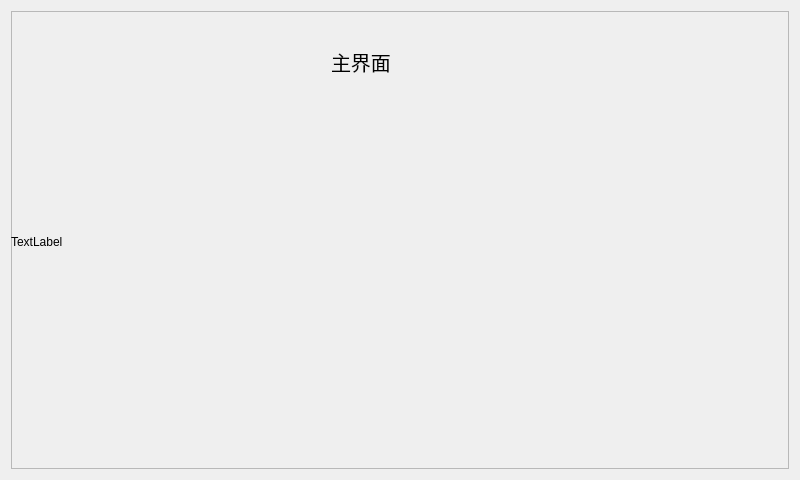
<?xml version="1.0" encoding="UTF-8"?>
<ui version="4.0">
 <class>MainWidget</class>
 <widget class="QWidget" name="MainWidget">
  <property name="geometry">
   <rect>
    <x>0</x>
    <y>0</y>
    <width>800</width>
    <height>480</height>
   </rect>
  </property>
  <property name="font">
   <font>
    <pointsize>12</pointsize>
   </font>
  </property>
  <property name="windowTitle">
   <string>MainWidget</string>
  </property>
  <property name="styleSheet">
   <string notr="true"/>
  </property>
  <layout class="QGridLayout" name="gridLayout">
   <item row="0" column="0">
    <widget class="QFrame" name="frame">
     <property name="styleSheet">
      <string notr="true">#frame{
	border-image: url(:/image/wallpaper.jpg);
}
QPushButton{
	background-color:transparent;
}</string>
     </property>
     <property name="frameShape">
      <enum>QFrame::StyledPanel</enum>
     </property>
     <property name="frameShadow">
      <enum>QFrame::Raised</enum>
     </property>
     <widget class="MyPushButton" name="sip_invite_pushButton">
      <property name="geometry">
       <rect>
        <x>660</x>
        <y>160</y>
        <width>71</width>
        <height>61</height>
       </rect>
      </property>
      <property name="styleSheet">
       <string notr="true"/>
      </property>
      <property name="icon">
       <iconset resource="image.qrc">
        <normaloff>:/image/云呼叫联络中心_图标包/拨打电话_21.png</normaloff>:/image/云呼叫联络中心_图标包/拨打电话_21.png</iconset>
      </property>
      <property name="iconSize">
       <size>
        <width>64</width>
        <height>64</height>
       </size>
      </property>
      <property name="flat">
       <bool>true</bool>
      </property>
     </widget>
     <widget class="QLabel" name="label">
      <property name="geometry">
       <rect>
        <x>320</x>
        <y>30</y>
        <width>121</width>
        <height>41</height>
       </rect>
      </property>
      <property name="font">
       <font>
        <pointsize>15</pointsize>
       </font>
      </property>
      <property name="text">
       <string>主界面</string>
      </property>
     </widget>
     <widget class="QLabel" name="video_label">
      <property name="geometry">
       <rect>
        <x>0</x>
        <y>0</y>
        <width>631</width>
        <height>461</height>
       </rect>
      </property>
      <property name="text">
       <string>TextLabel</string>
      </property>
     </widget>
    </widget>
   </item>
  </layout>
 </widget>
 <layoutdefault spacing="6" margin="11"/>
 <customwidgets>
  <customwidget>
   <class>MyPushButton</class>
   <extends>QPushButton</extends>
   <header>mypushbutton.h</header>
  </customwidget>
 </customwidgets>
 <resources>
  <include location="image.qrc"/>
 </resources>
 <connections/>
</ui>
